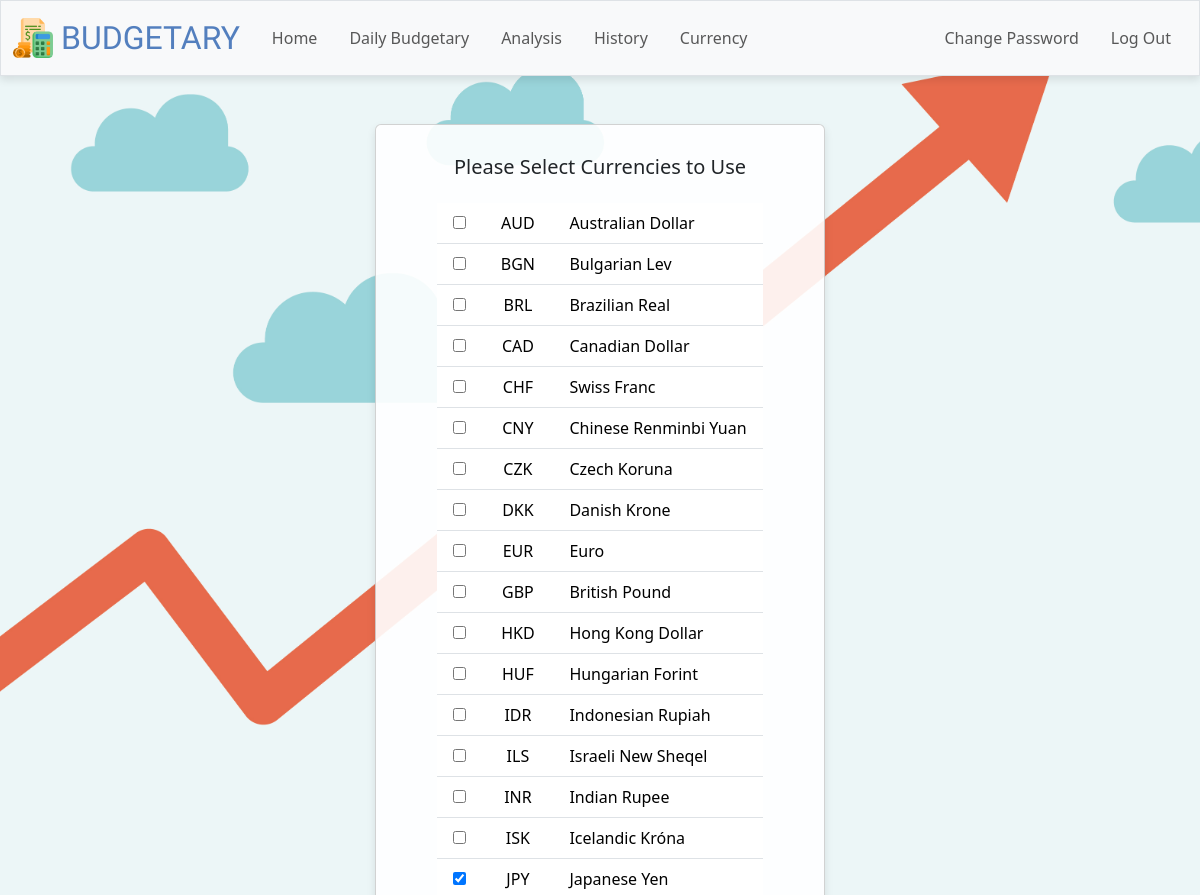
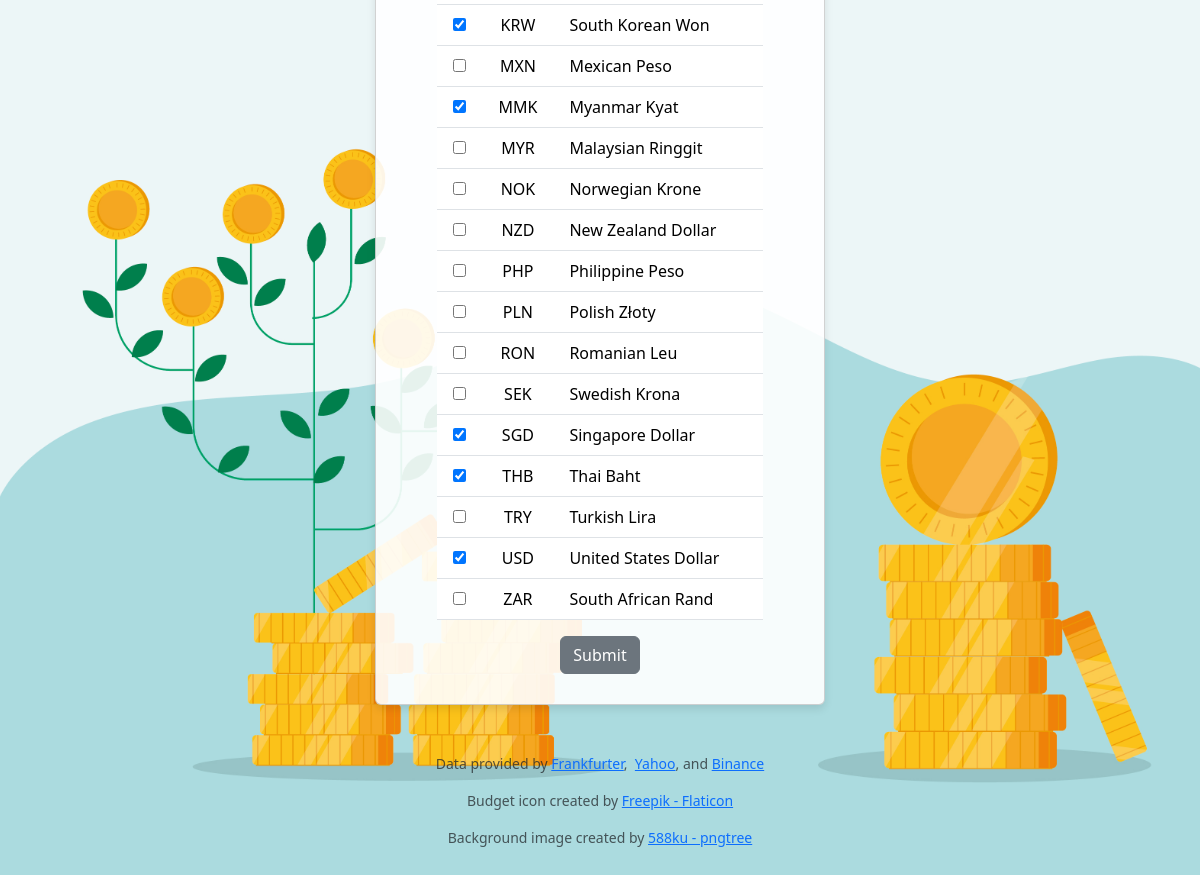
Page /currency (signed in) on the committed database (2 pictures, top to bottom).
### tables this page shows
CREATE TABLE currencies (
currency_code TEXT PRIMARY KEY NOT NULL,
currency TEXT NOT NULL
);

### app.py (the view, shortened to what this page needs)
@app.route("/currency", methods=["GET", "POST"])
@login_required
def choose_currency():
    user_id = session.get("user_id")
    currencies = db.execute(
        "SELECT * FROM currencies"
    )
    previous_currencies = db.execute(
        "SELECT currency_code FROM user_currencies WHERE user_id = ?", user_id
    )
    previous_currencies_list = [row['currency_code'] for row in previous_currencies]
    selected_currencies = request.form.getlist('currency')
    return render_template("currency.html", currencies=currencies, previous_currencies=previous_currencies_list)

### app.py (called while the page is built)
@app.after_request
def after_request(response):
    response.headers["Cache-Control"] = "no-cache, no-store, must-revalidate"
    response.headers["Expires"] = 0
    response.headers["Pragma"] = "no-cache"
    return response

### helpers.py (called while the page is built)
def login_required(f):
    @wraps(f)
    def decorated_function(*args, **kwargs):
        if session.get("user_id") is None:
            return redirect("/login")
        return f(*args, **kwargs)
    return decorated_function

### templates/currency.html (shortened to what this page needs)
{% extends "layout.html" %}
{% block main %}
<div class="card currency-container">
    <div class="h5 text-center pb-3">
        Please Select Currencies to Use
    </div>
    <form action="/currency" method="post">
        <table class="table table-hover">
            <tbody>
                {% for currency in currencies %}
                    <tr>
                        <td class="px-3">
                            <input type="checkbox" name="currency" value="{{ currency['currency_code'] }}"
                            {% if currency['currency_code'] in previous_currencies %}
                                checked
                            {% endif %}>
                        </td>
                        <td class="px-3">
                            {{ currency['currency_code'] }}
                        </td>
                        <td class="px-3 text-start">
                            {{ currency['currency'] }}
                        </td>
                    </tr>
                {% endfor %}
            </tbody>
        </table>
        <button class="btn btn-secondary" type="submit">Submit</button>
    </form>
</div>
{% endblock %}

### static/styles.css (style rules this page uses)
body { background: url('finance06.jpg'); background-position: center; background-repeat: no-repeat; background-size: cover; }
.currency-container { display: flex; flex-direction: column; justify-content: center; align-items: center; padding: 30px 15px; margin: auto; width: 450px; background-color: rgba(255, 255, 255, 0.9); box-shadow: 0 4px 8px rgba(0, 0, 0, 0.1); }
tr { height: 40px; vertical-align: middle; }

### rows in the picture
currencies: currency_code "AUD", currency "Australian Dollar"
currencies: currency_code "BGN", currency "Bulgarian Lev"
currencies: currency_code "BRL", currency "Brazilian Real"
currencies: currency_code "CAD", currency "Canadian Dollar"
currencies: currency_code "CHF", currency "Swiss Franc"
currencies: currency_code "CNY", currency "Chinese Renminbi Yuan"
currencies: currency_code "CZK", currency "Czech Koruna"
currencies: currency_code "DKK", currency "Danish Krone"
currencies: currency_code "EUR", currency "Euro"
currencies: currency_code "GBP", currency "British Pound"
currencies: currency_code "HKD", currency "Hong Kong Dollar"
currencies: currency_code "HUF", currency "Hungarian Forint"
currencies: currency_code "IDR", currency "Indonesian Rupiah"
currencies: currency_code "ILS", currency "Israeli New Sheqel"
currencies: currency_code "INR", currency "Indian Rupee"
currencies: currency_code "ISK", currency "Icelandic Króna"
currencies: currency_code "☑", currency_code "JPY", currency "Japanese Yen"
currencies: currency_code "☑", currency_code "KRW", currency "South Korean Won"
currencies: currency_code "MXN", currency "Mexican Peso"
currencies: currency_code "☑", currency_code "MMK", currency "Myanmar Kyat"
currencies: currency_code "MYR", currency "Malaysian Ringgit"
currencies: currency_code "NOK", currency "Norwegian Krone"
currencies: currency_code "NZD", currency "New Zealand Dollar"
currencies: currency_code "PHP", currency "Philippine Peso"
currencies: currency_code "PLN", currency "Polish Złoty"
currencies: currency_code "RON", currency "Romanian Leu"
currencies: currency_code "SEK", currency "Swedish Krona"
currencies: currency_code "☑", currency_code "SGD", currency "Singapore Dollar"
currencies: currency_code "☑", currency_code "THB", currency "Thai Baht"
currencies: currency_code "TRY", currency "Turkish Lira"
currencies: currency_code "☑", currency_code "USD", currency "United States Dollar"
currencies: currency_code "ZAR", currency "South African Rand"
